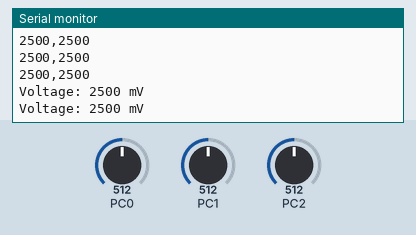
A program run on a simulated ATmega328P, built with avr-gcc and emulated at 2 MHz. Parts: the last lines printed to the serial monitor. Inputs (shaded band) come from the test bench; at power-on: PC2 = 512, PC0 = 512, PC1 = 512.

Above: at 1.2 s.
1.3 s: PC2 set to 716
At 2.0 s:
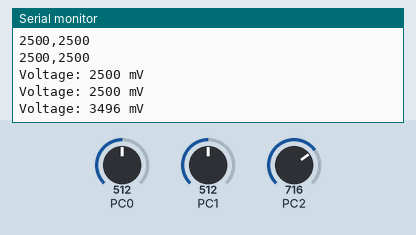
2.8 s: PC2 set to 900
At 3.5 s:
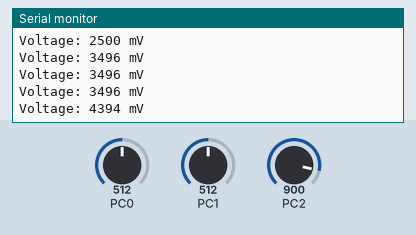
Timing chart, 0 to 5.8 s (numbered marks = the images above; inputs shaded):
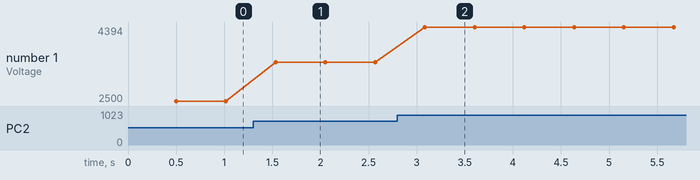

The program:

main.c
```c
/*
 * lab_4.c
 *
 * Created: 17/09/2023 10:44:10 pm
 * Author : rtor313
 */

#include <avr/io.h>
#include "common.h"
#include "adc.h"
#include "uart.h"

#include <string.h>
#include <stdio.h>
#include <stdint.h>
#include <util/delay.h>

int uart_printf(char var, FILE *stream);

//creating a stream variable
static FILE usart_stdout = FDEV_SETUP_STREAM(uart_printf, NULL, _FDEV_SETUP_WRITE);


int main(void) {
	stdout = &usart_stdout;

	usart_init(12);
	adc_init(); // Initialize the ADC
	uint32_t adc0_values[40];
	uint32_t adc1_values[40];
	uint8_t sample_count = 0;
	uint32_t dc_voltage_mv = 0;
	for (int sample_count=0; sample_count < 80; sample_count++){
		if (sample_count % 2 == 0){
			adc0_values[sample_count / 2] = ((uint32_t)adc_read(0)*5000)/1024;
		}
		else {
			adc1_values[sample_count / 2] = ((uint32_t)adc_read(1)*5000)/1024;
		}
	}
	/*
	while (sample_count < 80){
		if (sample_count % 2 == 0){
			adc0_values[sample_count / 2] = ((uint32_t)adc_read(0)*5000)/1024;
		}
		else {
			adc1_values[sample_count / 2] = ((uint32_t)adc_read(1)*5000)/1024;
		}
		sample_count++;
	}
	*/
	printf("Voltage(mV), Current(mA)\n\r");
	for (int i=0; i < 40; i++){
		printf("%d,%d\n\r", (uint16_t)adc0_values[i], (uint16_t)adc1_values[i]);
	}

	while (1) {
		// Read from ADC2
		uint16_t adc_value = adc_read(2);

		// Convert the ADC value to millivolts
		int adc_convert_mv(int value);

		// You can add code here to do something with the voltage_in_mV value
		// (like display it, send it to another device, etc.)
		dc_voltage_mv = ((uint32_t)adc_read(2)*5000)/1024;
		printf("Voltage: %d mV\n\r", (uint16_t)dc_voltage_mv);
		_delay_ms(500);
	}
	return 0;
}


int uart_printf(char var, FILE *stream) {
	usart_transmit(var);
	return 0;
}
```

adc.c
```c
#include "common.h"
#include "adc.h"
#include <avr/io.h>

#define ADC_RESOLUTION 1024  // 2^10 for a 10-bit ADC
#define V_REF 5000  // 5V in millivolts

void adc_init() {
	// Configure the ADMUX
	ADMUX |= (1 << REFS0); // Reference voltage set to AVCC
	ADMUX |= (1 << MUX1); // Channel selection ADC2

	// Configure the ADCSRA
	ADCSRA |= 0x84; // Enable ADC and set prescaler to 16 (for F_CPU = 2MHz)
}

uint16_t adc_read(uint8_t chan) {
	// Set the channel
	ADMUX &= 0xF0;
	ADMUX |= chan;

	// Start the conversion
	ADCSRA |= (1 << ADSC);

	// Wait for the conversion to finish
	while((ADCSRA & (1 << ADIF)) == 0){
		;
	}

	// Read and return the ADC result (combining ADCH and ADCL)
	return ADC;
}

int adc_convert_mv(int value) {
	// Calculate the voltage resolution
	int voltage_resolution = V_REF / ADC_RESOLUTION;

	// Convert the ADC count to millivolts
	int millivolts = value * voltage_resolution;

	// Return the calculated millivolt value
	return millivolts;
}

void adc_convert_ascii(uint16_t millivolts){
	usart_transmit(millivolts / 1000 + 48);
	usart_transmit(millivolts / 100 + 48);
	usart_transmit(millivolts / 10 + 48);
	usart_transmit(millivolts % 10 + 48);
}
```

adc.h
```c
//Note the use of #ifndef, #define, #endif to protect against multiple inclusions
#ifndef _ADC_H
#define _ADC_H

#include <stdint.h> //Necessary for definitions of uint8_t etc

void adc_init();
uint16_t adc_read(uint8_t chan);
int adc_convert_mv(int value);
void adc_convert_ascii(uint16_t millivolts);

#endif
```

common.h
```c
#ifndef COMMON_H
#define COMMON_H

#define F_CPU 2000000UL

#endif // COMMON_H
```

uart.c
```c
#include <stdio.h>
#include <stdint.h>
#include <avr/io.h>

void usart_init(uint16_t ubrr) {
	// Sets the transmitter enable in register B to 1
	UCSR0B |= (1 << TXEN0);
	// Sets the UBRR0 register to the ubrr value
	UBRR0 = ubrr;
}


void usart_transmit (uint8_t data) {
	// checks if everything has been sent through
	while( (UCSR0A & (1 << UDRE0)) == 0) {
		// if UDRE0 is not 0 wait until it is 0
		;
	}
	// puts the data into the UDR0 bit
	UDR0 = data;
}
```

uart.h
```c
#ifndef _UART_H
#define _UART_H

#include <stdbool.h>
#include <stdio.h>
#include <avr/io.h>

void usart_init(uint16_t ubrr);


void uart_transmit (uint8_t data);

#endif
```

Measured:
- after the input at 1.3 s, the serial monitor: prints a new line after 0.23 s (image 1)
- after the input at 2.8 s, the serial monitor: prints a new line after 0.29 s (image 2)
- plotted number 1: 2500 → 3496 after the input at 1.3 s, 3496 → 4394 after the input at 2.8 s
